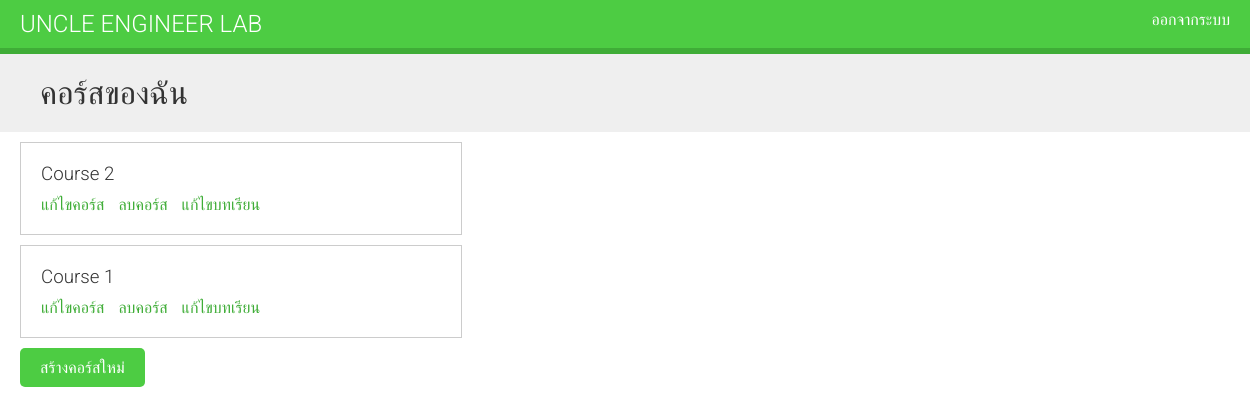
Before: /course/mine/ (signed in) with the older database file.
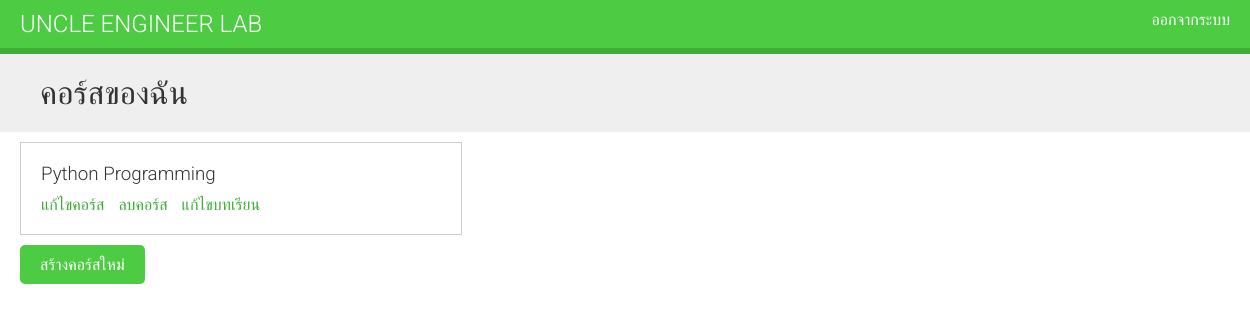
After: the same page with the newer database file.
### courses/models.py (models this page shows, shortened)
class Course(models.Model):
    owner = models.ForeignKey(User,related_name='courses_created',on_delete=models.CASCADE)
    subject = models.ForeignKey(Subject,related_name='courses',on_delete=models.CASCADE)
    title = models.CharField(max_length=200)
    slug = models.SlugField(max_length=200, unique=True)
    overview = models.TextField()
    created = models.DateTimeField(auto_now_add=True)
    class Meta:
        ordering = ['-created']

### courses/views.py (the view)
# urls.py: path('mine/',views.ManageCourseListView.as_view(),name='manage_course_list'),
class ManageCourseListView(OwnerCourseMixin, ListView):
    template_name = 'courses/manage/course/list.html'

### courses/views.py (called while the page is built)
    def get_queryset(self):
        qs = super(OwnerMixin, self).get_queryset()
        return qs.filter(owner=self.request.user)

### courses/templates/courses/manage/course/list.html (shortened to what this page needs)
{% extends "base.html" %}
{% block content %}
<h1>คอร์สของฉัน</h1>
<div class="module">
{% for course in object_list %}
<div class="course-info">
<h3>{{ course.title }}</h3>
<p>
<a href="{% url "course_edit" course.id %}">แก้ไขคอร์ส</a>
<a href="{% url "course_delete" course.id %}">ลบคอร์ส</a>
<a href="{% url "course_module_update" course.id %}">แก้ไขบทเรียน</a>
</p>
</div>
{% empty %}<p>คุณยังไม่มีคอร์สเรียนใดๆ</p>
{% endfor %}
<p>
<a href="{% url "course_create" %}" class="button">สร้างคอร์สใหม่</a>
</p>
</div>
{% endblock %}

### courses/templates/base.html (shortened to what this page needs)
{% load staticfiles %}
<!DOCTYPE html>
<html>
<head>
    <link href="{% static "css/base.css" %}" rel="stylesheet">
</head>
<body>
    <div id="header">
        <a href="/" class="logo">Uncle Engineer Lab</a>
        <ul class="menu">
            {% if request.user.is_authenticated %}
                <li><a href="{% url "logout" %}">ออกจากระบบ</a></li>
            {% else %}
                <li><a href="{% url "login" %}">เข้าสู่ระบบ</a></li>
            {% endif %}
        </ul>
    </div>
    <div id="content">
        {% block content %}
        {% endblock %}
    </div>
</body>
</html>

### courses/static/css/base.css (style rules this page uses)
body { margin:0; font-family:'Roboto', sans-serif; font-weight:400; color:#333; }
a { color:#3fad37; text-decoration:none; }
ul { float:left; }
h1, h2, h3, h4, h5, h6 { font-family:'Roboto', sans-serif; font-weight:300; }
h1 { background:#efefef; width:100%; overflow:auto; padding:20px 0 20px 40px; margin:0; }
.module { padding:10px 20px; float:left; width:600px; }
.module h3 { margin:20px 0 0; padding:0; width:100%; }
.module p { margin:10px 0 20px; width:100%; float:left; }
#header { background:#4dcc43; overflow:auto; padding:10px 20px; border-bottom:6px solid #3fad37; }
#header .logo { text-decoration:none; font-family:'Roboto', sans-serif; font-weight:300; text-transform:uppercase; font-size:24px; color:#fff; float:left; }
#header a { color:#fff; }
#header .menu { list-style:none; float:right; margin:0; padding:0; }
input[type=submit], a.button { border-radius:5px; background:#4dcc43; color:#fff; font-size:16px; text-transform:uppercase; border:none; padding:10px 20px; margin:20px 0; }
.course-info { border:1px solid #ccc; padding:0 20px; margin-bottom:10px; width:400px; overflow:auto; }
.course-info a { margin-right:10px; }

Changed rows visible on the page:
removed Course: title "Course 2"
removed Course: title "Course 1"
added Course: title "Python Programming"
